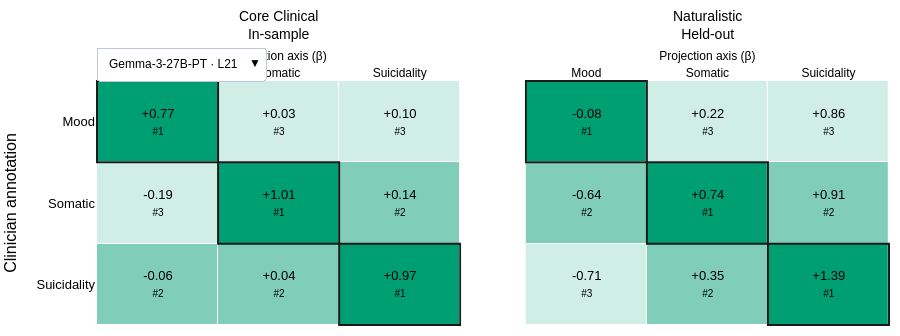

Notebook source saved alongside this figure:
### Code cell
# Per model (75's Fig. 3 d): within each projection axis the three annotation
# groups are ranked by median β (rank 1 = highest); the outlined diagonal is each group on its
# own axis. Core clinical is the in-sample check, naturalistic the held-out test.
PANELS = [('core_clinical', 'Core Clinical<br>In-sample'), ('naturalistic', 'Naturalistic<br>Held-out')]
RANK_FILL = {1: GREEN_TINTS[2], 2: GREEN_TINTS[1], 3: GREEN_TINTS[0]}
# Colour scale runs over 4 - rank, so rank 1 is the darkest.
RANK_COLORSCALE = [[0, RANK_FILL[3]], [1 / 3, RANK_FILL[3]], [1 / 3, RANK_FILL[2]],
                   [2 / 3, RANK_FILL[2]], [2 / 3, RANK_FILL[1]], [1, RANK_FILL[1]]]
ORDINAL = {1: '1st', 2: '2nd', 3: '3rd'}


def rank_panel(pg, dataset):
    """z = 4 - rank, text = median β / #rank, hover = median, IQR, n, rank for each cell."""
    sub = pg[pg['dataset'] == dataset]
    rank = sub.groupby('clinician_annotation')[SYMPTOMS].median().rank(ascending=False, method='min')
    z, text, hover = [], [], []
    for an in SYMPTOMS:
        grp = sub[sub['clinician_annotation'] == an]
        z.append([]), text.append([]), hover.append([])
        for ax_ in SYMPTOMS:
            rk = int(rank.loc[an, ax_])
            q1, med, q3 = grp[ax_].quantile([0.25, 0.5, 0.75])
            z[-1].append(4 - rk)
            text[-1].append(f"{med:+.2f}<br><span style='font-size:10px'>#{rk}</span>")
            hover[-1].append(f"{ANNOTATION_LABEL[an]} texts (n = {len(grp)})<br>β {ANNOTATION_LABEL[ax_]}: "
                             f"median {med:+.2f} (Q1 {q1:+.2f}, Q3 {q3:+.2f})<br>{ORDINAL[rk]} of 3 on this axis")
    return z, text, hover


def rank_figure(pg):
    fig = make_subplots(rows=1, cols=2, horizontal_spacing=0.08, subplot_titles=[t for _, t in PANELS])
    for c, (dataset, _) in enumerate(PANELS, start=1):
        z, text, hover = rank_panel(pg, dataset)
        fig.add_trace(go.Heatmap(
            z=z, x=[ANNOTATION_LABEL[a] for a in SYMPTOMS], y=[ANNOTATION_LABEL[a] for a in SYMPTOMS],
            zmin=0.5, zmax=3.5, colorscale=RANK_COLORSCALE, xgap=1, ygap=1,
            text=text, texttemplate='%{text}', textfont=FONT, customdata=hover,
            hovertemplate='%{customdata}<extra></extra>', showscale=False,
        ), row=1, col=c)
        for i in range(len(SYMPTOMS)):  # outline the matching annotation / axis cells
            fig.add_shape(type='rect', x0=i - 0.5, x1=i + 0.5, y0=i - 0.5, y1=i + 0.5,
                          xref=f"x{'' if c == 1 else c}", yref=f"y{'' if c == 1 else c}",
                          line=dict(color='#1a1a1a', width=2))
    fig.update_yaxes(autorange='reversed', showgrid=False)
    fig.update_yaxes(title_text='Clinician annotation', row=1, col=1)
    fig.update_yaxes(showticklabels=False, row=1, col=2)
    fig.update_xaxes(side='top', showgrid=False, tickangle=0, tickfont=TICK,
                     title_text='Projection axis (β)', title_font=TICK, title_standoff=2)
    fig.update_layout(template='plotly_white', font=FONT, height=336, margin=dict(l=10, r=10, t=80, b=10))
    fig.update_annotations(yshift=36, font=TITLE)  # two-line panel titles above the axis headers
    return fig


fig_coef_rank = model_dropdown([rank_figure(projection_frames[mdl]) for mdl in coef_models], coef_models)
fig_coef_rank.show()
